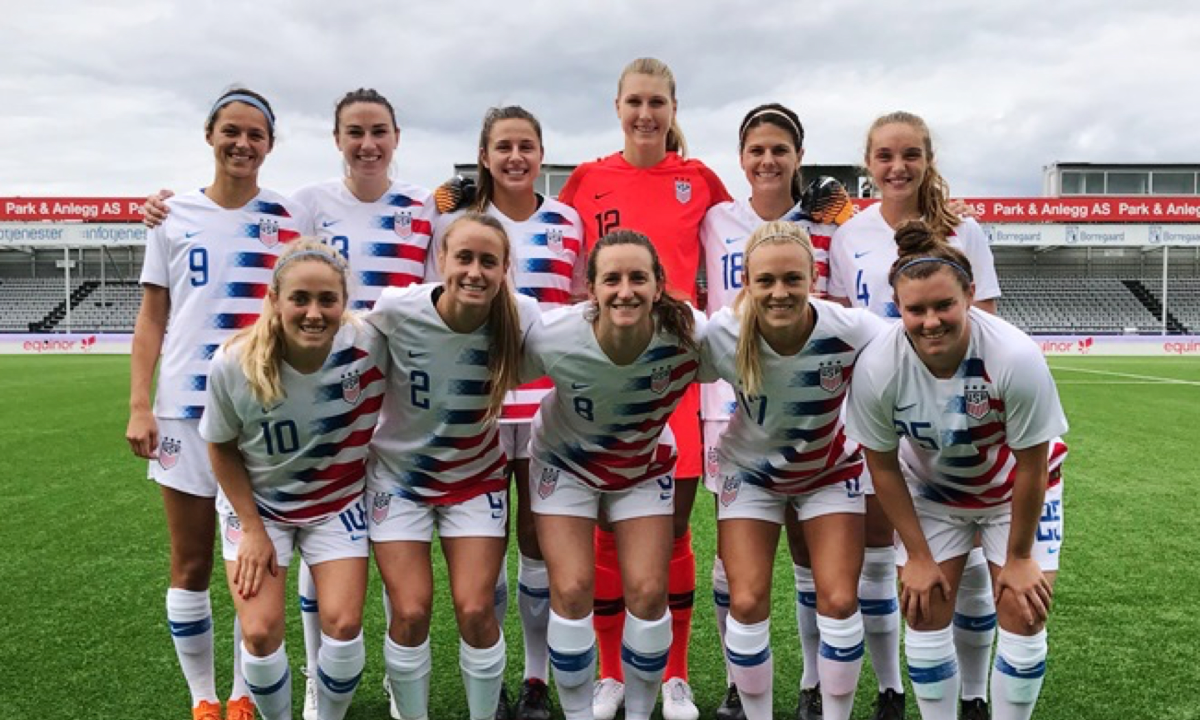
#> input picture data/people.jpg, 2400 x 1440 px (shown at 1/2 size)
$ python lab2.py
#> lines starting #> are read from the running program, lines starting #| are printed output that depends on the picture
import cv2 as cv
import numpy as np

face_cascade = cv.CascadeClassifier(f'{cv.data.haarcascades}haarcascade_frontalface_default.xml')
smile_cascade = cv.CascadeClassifier(f'{cv.data.haarcascades}haarcascade_smile.xml')
eye_cascade = cv.CascadeClassifier(f'{cv.data.haarcascades}haarcascade_eye.xml')
hog = cv.HOGDescriptor()
hog.setSVMDetector(cv.HOGDescriptor_getDefaultPeopleDetector())
scaling_factor = 0.7

image = cv.imread('../data/people.jpg')
#> image is the input picture: shape (1440, 2400, 3); mean B, G, R 126.8, 137, 143.8
image = cv.resize(image, None, fx=scaling_factor, fy=scaling_factor, interpolation=cv.INTER_AREA)
#> image: shape (1008, 1680, 3)
gray_filter = cv.cvtColor(image, cv.COLOR_BGR2GRAY)
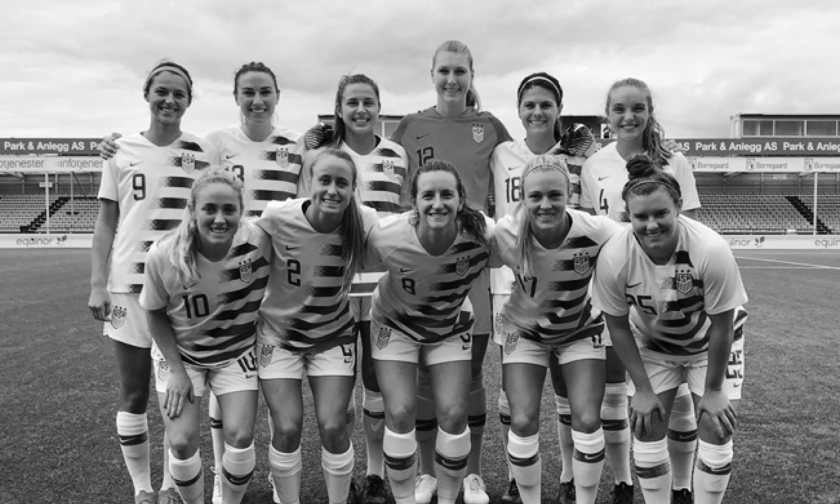
#> gray_filter: shape (1008, 1680) (shown at 1/2 size); min 1, max 254, mean 137.9

faces_coords = face_cascade.detectMultiScale(gray_filter, minNeighbors=1)
#> faces_coords = 24 rows, first 6: [1084, 753, 25, 25], [705, 900, 34, 34], [1016, 765, 49, 49], [973, 570, 52, 52], [920, 940, 49, 49], [195, 694, 56, 56]
people_recognitions = hog.detectMultiScale(image, winStride=(8, 8), padding=(30, 30))
#> people_recognitions = ([[314, 712, 74, 147], [836, 54, 100, 200], [435, 86, 115, 230], [779, 714, 142, 284]], [0.56, 1.15, 0.71, 0.502])

for(x, y, width, height) in faces_coords:
    cv.rectangle(image, (x, y), (x + width, y + height), (255, 0, 0), 2)
    roi_gray = gray_filter[y:y+height, x:x+width]
    roi_color = image[y:y+height, x:x+width]

    smiles = smile_cascade.detectMultiScale(roi_gray)
    eyes = eye_cascade.detectMultiScale(roi_gray)

    for (smile_x, smile_y, smile_width, smile_height) in smiles:
        cv.rectangle(roi_color, (smile_x, smile_y), (smile_x + smile_width, smile_y + smile_height), (0, 255, 0), 1)
    for (eye_x, eye_y, eye_width, eye_height) in eyes:
        cv.rectangle(roi_color, (eye_x, eye_y), (eye_x + eye_width, eye_y + eye_height), (0, 0, 255), 1)
#> this loop made 24 passes
#> (x, y, width, height, smiles, eyes) on passes 8, 10, 11, 12, 13, 14: (291, 152, 91, 91, [[21, 56, 46, 23]], [[8, 39, 45, 45]]), (1030, 176, 91, 91, [[20, 56, 50, 25]], [[17, 22, 26, 26], [47, 23, 24, 24], [21, 39, 46, 46]]), (465, 148, 96, 96, [[28, 61, 48, 24]], [[52, 24, 25, 25], [17, 22, 29, 29], [24, 44, 51, 51]]), (675, 169, 92, 92, [[49, 44, 40, 20], [23, 60, 50, 25]], [[50, 25, 23, 23], [19, 26, 25, 25]]), (1208, 177, 102, 102, [[24, 64, 52, 26]], [[18, 28, 27, 27]]), (1036, 351, 107, 107, [[26, 66, 58, 29]], [[19, 23, 35, 35], [54, 19, 38, 38]])
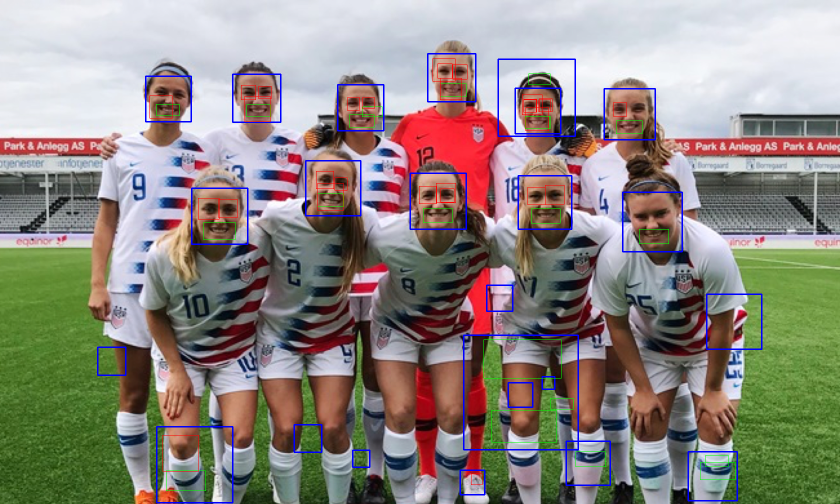
#> image: shape (1008, 1680, 3) (shown at 1/2 size); mean B, G, R 128.6, 135, 141.5
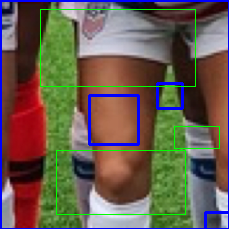
#> roi_color: shape (229, 229, 3); mean B, G, R 79.4, 92.5, 103.9
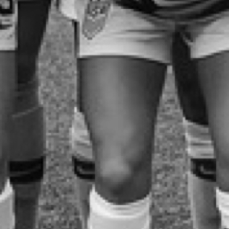
#> roi_gray: shape (229, 229); min 1, max 242, mean 96.4

cv.imshow('Soccer team', image)
cv.waitKey(0)
cv.destroyAllWindows()
print(f'Total people: {len(people_recognitions[0])}')
#| Total people: 4

camera = cv.VideoCapture(0)

while True:
    _, image = camera.read()
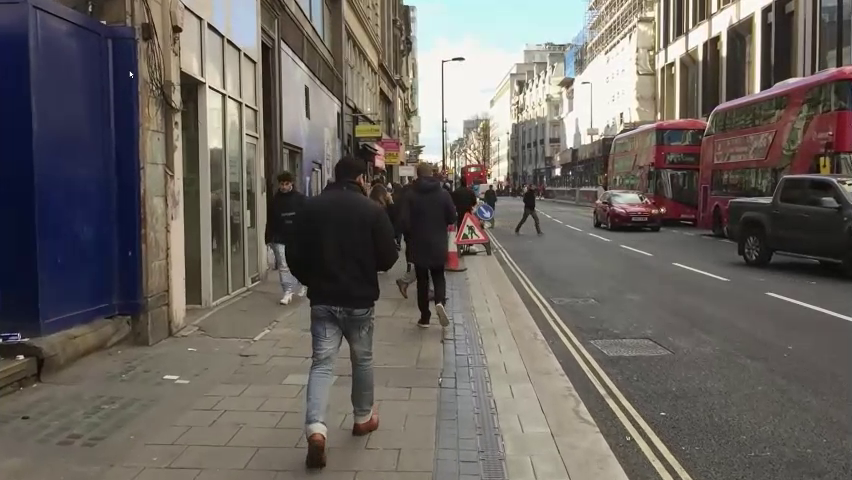
#> input picture frame 36 of data/video1.mp4, 852 x 480 px, given in place of the camera
#> image is the input picture: shape (480, 852, 3); mean B, G, R 96.1, 100.9, 106.3
    gray = cv.cvtColor(image, cv.COLOR_BGR2GRAY)
    faces_coords = face_cascade.detectMultiScale(gray, 1.3, 4)
#> faces_coords = ()
    for(x, y, width, height) in faces_coords:
        cv.rectangle(image, (x, y), (x + width, y + height), (255, 0, 0), 2)
#> this loop made 0 passes
    cv.imshow('Face', image)
    key = cv.waitKey(1)
#> (key q is pressed here)

    if key == ord('q'):
        break

camera.release()
cv.destroyAllWindows()

video = cv.VideoCapture('../data/video1.mp4')

while True:
    _, image = video.read()
    image = cv.resize(image, (800, 560))
#> image: shape (560, 800, 3)
    gray = cv.cvtColor(image, cv.COLOR_BGR2GRAY)
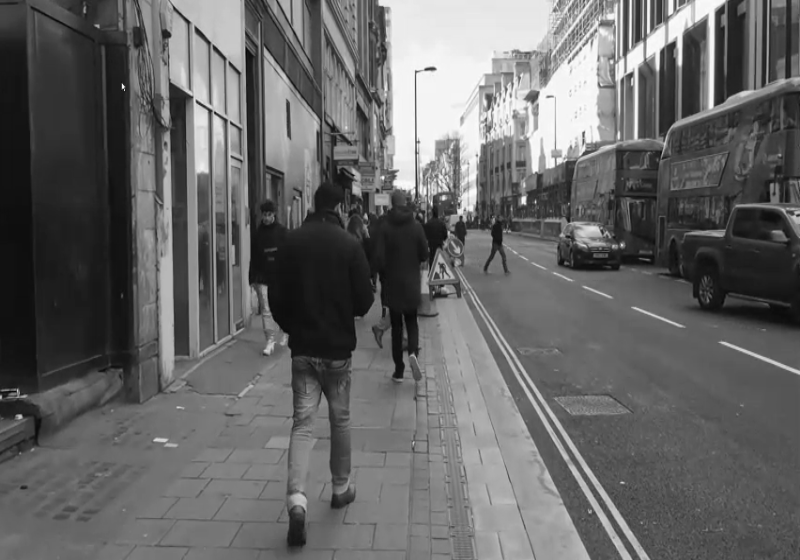
#> gray: shape (560, 800); min 6, max 254, mean 101.9
    boxes, weights = hog.detectMultiScale(gray, winStride=(8, 8))
#> boxes = [[462, 151, 74, 148], [339, 163, 125, 250]]; weights = [0.352, 1.58]
    boxes = np.array([[x, y, x+width, y+height] for (x, y, width, height) in boxes])
#> boxes = [[462, 151, 536, 299], [339, 163, 464, 413]]
    for(x_a, y_a, x_b, y_b) in boxes:
        cv.rectangle(image, (x_a, y_a), (x_b, y_b), (0, 255, 0), 2)
#> this loop made 2 passes
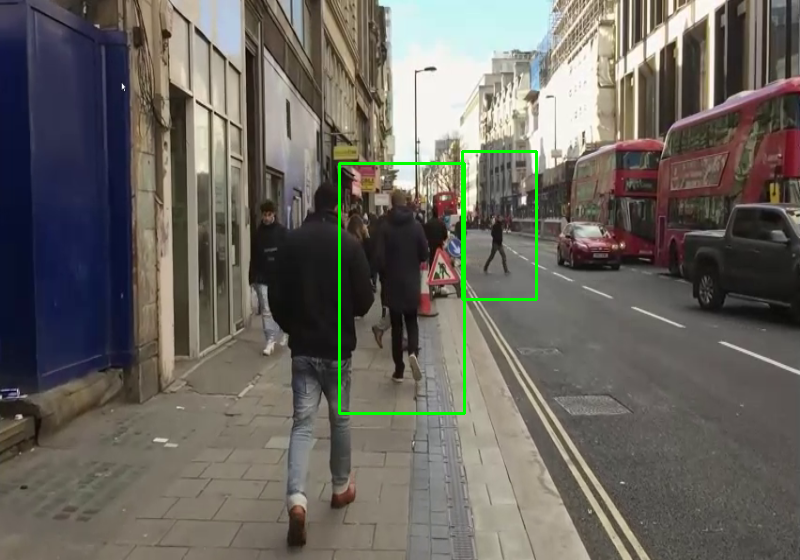
#> image: shape (560, 800, 3); mean B, G, R 95.2, 101.9, 105.3
    cv.imshow('People', image)
    key = cv.waitKey(1)
#> (key q is pressed here)

    if key == ord('q'):
        break

camera.release()
cv.destroyAllWindows()
